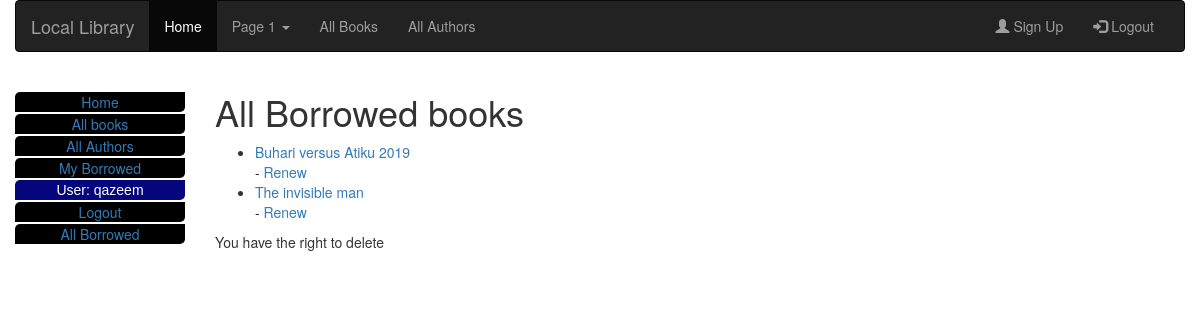
The app's page /catalog/mybooks/borrowed (signed in) with its own data.
### catalog/models.py (models this page shows, shortened)
class BookInstance(models.Model):
    id = models.UUIDField(primary_key=True, default=uuid.uuid4, help_text='Unique ID for this particular book across whole library')
    book = models.ForeignKey('Book', on_delete=models.SET_NULL, null=True)
    imprint = models.CharField(max_length=200)
    due_back = models.DateField(null=True, blank=True)
    borrower = models.ForeignKey(User, on_delete=models.SET_NULL, null=True, blank=True)
    LOAN_STATUS = (
        ('m', 'Maintenance'),
        ('o', 'On loan'),
        ('a', 'Available'),
        ('r', 'Reserved'),
    )
    status = models.CharField(
        max_length=1,
        choices=LOAN_STATUS,
        blank=True,
        default='m',
        help_text='Book availability',
    )
    class Meta:
        ordering = ['due_back']
        permissions = (("can_mark_returned", "set book as returned"),("can_mark_delete", "removed"))
    def is_overdue(self):
        if self.due_back and date.today() > self.due_back:
            return True
        return False

class Book(models.Model):
    title = models.CharField(max_length=200)
    author = models.ForeignKey('Author', on_delete=models.SET_NULL, null=True)
    summary = models.TextField(max_length=1000, help_text="Enter a brief description of the book")
    isbn = models.CharField('ISBN', max_length=13, help_text='13 Character <a href="https://www.isbn-international.org/content/what-isbn">ISBN number</a>')
    genre = models.ManyToManyField(Genre, help_text='Select a genre for this book')
    def display_genre(self):
        """Create a string for the Genre. This is required to display genre in Admin."""
        return ', '.join(genre.name for genre in self.genre.all()[:3])
    display_genre.short_description = 'Genre'

### catalog/views.py (the view)
# urls.py: path('mybooks/borrowed', views.AllBorrowedBooksListView.as_view(), name='borrowedAll'),
class AllBorrowedBooksListView(LoginRequiredMixin, generic.ListView):
    model = BookInstance
    template_name = 'catalog/bookinstance_list_for_librarian.html'
    def get_queryset(self):
        return BookInstance.objects.all().filter(status__exact='o')

### catalog/templates/catalog/bookinstance_list_for_librarian.html
{% extends 'base.html' %}
{% block content %}
    <h1>All Borrowed books</h1>
    {% if bookinstance_list %}
        <ul>
            {% for bookinst in bookinstance_list %}
            <li class="{% if bookinst.is_overdue %}text-danger{% endif %}">
                <a href="{% url 'book-detail' bookinst.book.pk %}">{{bookinst.book.title}}</a>{{bookinst.book.due_date}}
            </li>
            {% if perms.catalog.can_mark_returned %}-
                <a href="{% url 'renew-book-librarian' bookinst.id %}">Renew</a>
            {% endif %}
            {% endfor %}
        </ul>
    {% else %}
        <p>There are no books borrowed</p>
    {% endif %}
     {% if perms.catalog.can_mark_delete %}
        <p>You have the right to delete</p>
     {% endif %}
{% endblock content %}

### catalog/templates/base.html (shortened to what this page needs)
{% load static %}
<!DOCTYPE html>
<html lang="en">
<head>
  <link rel="stylesheet" href="{% static 'css/bootstrap.min.css' %}">
  <link rel="stylesheet" href="{% static 'css/styles.css' %}">
</head>
<body>
  <div class="container-fluid">
    <nav class="navbar navbar-inverse">
        <div class="container-fluid">
          <div class="navbar-header">
            <a class="navbar-brand" href="#">Local Library</a>
          </div>
          <div class="collapse navbar-collapse" id="myNavbar">
            <ul class="nav navbar-nav">
              <li class="active"><a href="{% url 'index' %}">Home</a></li>
              <li class="dropdown">
                <a class="dropdown-toggle" data-toggle="dropdown" href="#">Page 1 <span class="caret"></span></a>
              </li>
              <li><a href="{% url 'books' %}">All Books</a></li>
              <li><a href="{% url 'authors' %}">All Authors</a></li>
            </ul>
            <ul class="nav navbar-nav navbar-right">
              <li><a href="#"><span class="glyphicon glyphicon-user"></span> Sign Up</a></li>
              {% if user.is_authenticated%}
              <li><a href="{% url 'logout'%}?next={{request.path}}"><span class="glyphicon glyphicon-log-in"></span> Logout</a></li>
              {% else %}
              <li><a href="{% url 'login'%}?next={{request.path}}">Login</a></li>
              {% endif %}
            </ul>
          </div>
        </div>
      </nav>
    <div class="row">
      <div class="col-sm-2">
      {% block sidebar %}
        <ul class="sidebar-nav">
          <li><a href="{% url 'index' %}">Home</a></li>
          <li><a href="{% url 'books' %}">All books</a></li>
          <li><a href="{% url 'authors' %}">All Authors</a></li>
          <li><a href="{% url 'myBorrowed' %}">My Borrowed</a></li>
         {% if user.is_authenticated %}
            <li id="user">User: {{ user.get_username }}</li>
            <li><a href="{% url 'logout'%}?next={{request.path}}">Logout</a></li>
          {% else %}
            <li><a href="{% url 'login'%}?next={{request.path}}">Login</a></li>
          {% endif %}
        {% if perms.catalog.can_mark_returned %}
          <li><a href="{% url 'borrowedAll' %}">All Borrowed</a></li>
        {% endif %}
        </ul>
     {% endblock %}
      </div>
      <div class="col-sm-10 ">
      {% block content %}{% endblock %}
      </div>
    </div>
  </div>
</body>
</html>

### catalog/static/css/styles.css (style rules this page uses)
.sidebar-nav { margin-top: 20px; padding: 0; list-style: none; }
.sidebar-nav li { background: black; color: white; margin-bottom: 2px; text-align: center; border-top-left-radius: 5px; border-bottom-right-radius: 5px; }
#user { background: rgb(6, 6, 124); color: white; font-family: 'Trebuchet MS', 'Lucida Sans Unicode', 'Lucida Grande', 'Lucida Sans', Arial, sans-serif; }

### records on screen
BookInstance: book "Buhari versus Atiku 2019"
BookInstance: book "The invisible man"

### other values on screen
{{ user.get_username }} "qazeem"
